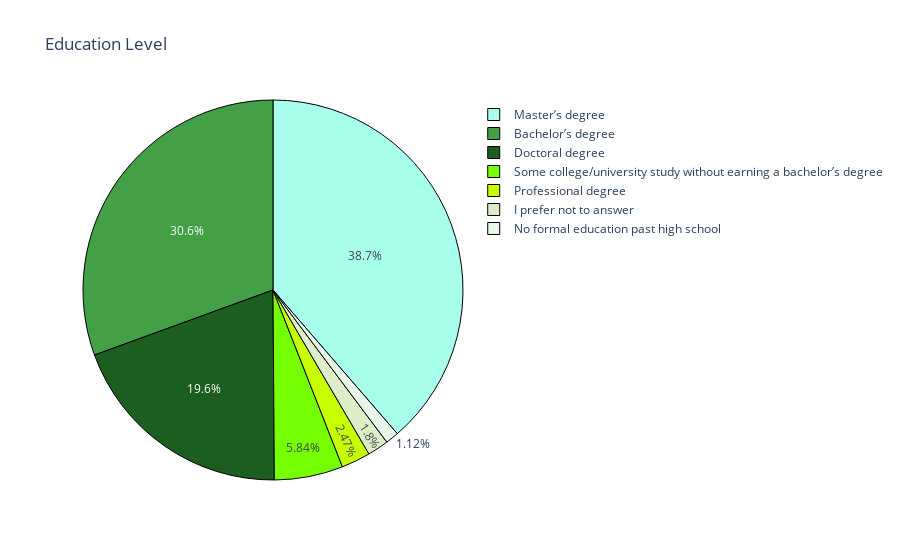

Write notebook code for a chart like this one.
### Markdown cell above
In Canada, similar to the entire dataset, majority of respondents have Master's degree.

### Code cell
labels_edu = Canada_Ed.index
values_edu = Canada_Ed.values

edu_colors= ['#A7FFEB','#43A047', '#1B5E20', '#76FF03', '#C6FF00', '#DCEDC8', '#E8F5E9'] 

pie = go.Pie(labels=labels_edu, values=values_edu, marker=dict(colors=edu_colors,line=dict(color='#000000', width=1)))
layout = go.Layout(title='Education Level')

fig = go.Figure(data=[pie], layout=layout)
py.iplot(fig)

### Figure 1 — Plotly figure (JSON) as saved in the notebook; plotly's stock layout.template omitted (floating-point values rounded to 4 significant figures)
{"data": [{"labels": ["Master’s degree", "Bachelor’s degree", "Doctoral degree", "Some college/university study without earning a bachelor’s degree", "Professional degree", "I prefer not to answer", "No formal education past high school"], "marker": {"colors": ["#A7FFEB", "#43A047", "#1B5E20", "#76FF03", "#C6FF00", "#DCEDC8", "#E8F5E9"], "line": {"color": "#000000", "width": 1}}, "type": "pie", "values": [172, 136, 87, 26, 11, 8, 5]}], "layout": {"title": {"text": "Education Level"}}}
